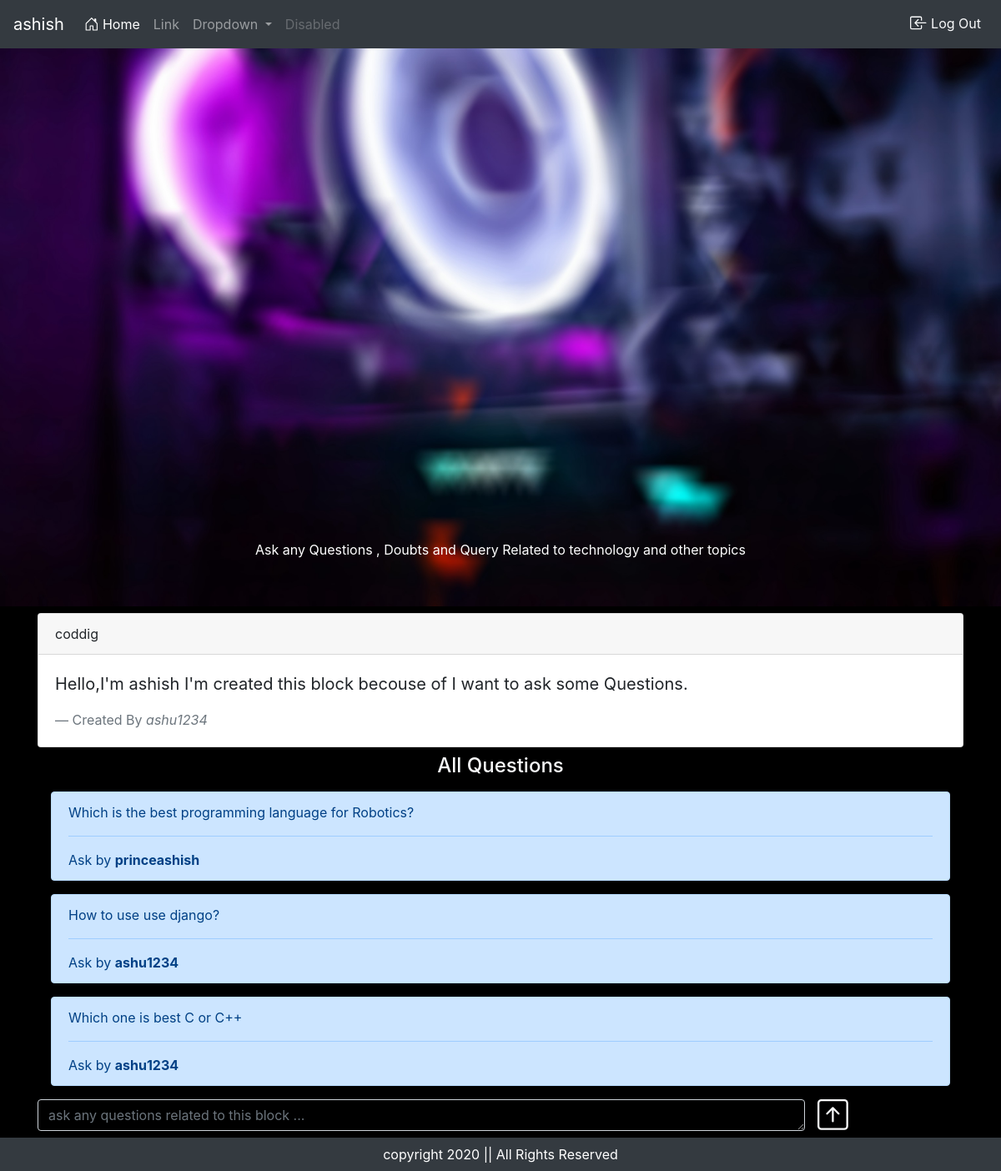
The app's page /questions?block=coddig (signed in) with its own data.
### forumApp/models/forumuser.py (models this page shows, shortened)
class ForumUser(models.Model):
  first_name = models.CharField(max_length=50)
  last_name = models.CharField(max_length=50)
  user_name = models.CharField(max_length=50)
  e_mail = models.EmailField()
  password = models.CharField(max_length=500)

### forumApp/models/blocks.py (models this page shows)
class Blocks(models.Model):
  title = models.CharField(max_length=200)
  description = models.CharField(max_length=1000)
  user_id = models.ForeignKey(ForumUser,on_delete=models.CASCADE)
  def __str__(self):
    return self.title

### forumApp/models/questions.py (models this page shows)
class Questions (models.Model):
  question = models.TextField()
  user_id = models.ForeignKey(ForumUser,on_delete=models.CASCADE)
  block_obj = models.ForeignKey(Blocks,on_delete=models.CASCADE)
  def __str__(self):
    return self.question

### forumApp/views.py (the view)
# urls.py: path('questions',views.question,name='question'),
def question(request):
  if request.method == "GET":
    login = False
    session = None
    allBlocks = Blocks.objects.all()
    getData = request.GET['block']
    getObj = Blocks.objects.filter(title=getData)[0]
    allQuestions = Questions.objects.filter(block_obj=getObj)
    print("filtered object ",allQuestions)
    try:
      session = {
        "username":request.session['usernamelgn'],
        "firstname":request.session['fname'],
        "lastname":request.session['lname'],
        "user_id":request.session['user_id'],
        "email":request.session['email'],
        "isLogin":True
      }
      login = True
    except:
      print('annonymous user')
      return render(request,'home/questions.html',{"getObj":getObj,"allQuestions":allQuestions})
    if login:
      return render(request,'home/questions.html',{"session":session,"getObj":getObj,"allQuestions":allQuestions})

### forumApp/templates/home/questions.html (shortened to what this page needs)
{% extends 'home/index.html' %}
{% load static %}
{% block style %}
<link rel="stylesheet" href="{% static 'css/home.css' %}">
{% endblock %}
{% block body %}
    <div class="container mt-2">
      <div class="card">
        <div class="card-header">
           {{getObj.title}}
        </div>
        <div class="card-body">
          <blockquote class="blockquote mb-0">
             <p>{{getObj.description}}</p>
             <footer class="blockquote-footer">Created By <cite title="Source Title">{{getObj.user_id.user_name}}</cite></footer>
          </blockquote>
        </div>
      </div>
    </div>
    <h4 class="text-light text-center mt-2">All Questions</h4>
    <div class="container">
    {% if allQuestions %}
    {% for question in allQuestions %}
    <a href="answers?question={{question}}&block={{getObj}}" class="text-dark div-link">
    <div class="alert alert-primary m-3" role="alert">
         <p>{{question.question}}</p>
         <hr>
         <p class="m-0">Ask by <b>{{question.user_id.user_name}}</b></p>
      </div>
    </a>
    {% endfor %}
    {% else %}
      <div class="alert alert-primary m-3" role="alert">
         <p>No Questions</p>
         <hr>
         <p class="m-0">Be the first person to ask <b>Question</b></p>
      </div>
    {% endif %}
    </div>
    {% if session.isLogin %}
      <div class="container mb-3">
        <form method="post" action="addQuestion">
          <div class="row">
            <div class="form-group col-10 mr-0" id="dv-form">
              <textarea class="form-control" required id="text" rows="1" name="question" placeholder="ask any questions related to this block ..."></textarea>
            </div>
            <div class="col m-0 p-0 pr-3">
              <button type="submit" class="m-0 p-0" id="subq">
              </button>
            </div>
          </div>
        </form>
      </div>
    {% endif %}
{% endblock %}

### forumApp/templates/home/index.html (shortened to what this page needs)
{% load static %}
<!doctype html>
<html lang="en">
<head>
  <link rel="stylesheet" href="{% static 'css/style.css' %}">
  {% block style %}{% endblock %}
  <link rel="stylesheet" href="https://stackpath.bootstrapcdn.com/bootstrap/4.5.2/css/bootstrap.min.css">
</head>
<body class="body">
  <nav class="navbar navbar-expand-lg navbar-dark bg-dark fixed-top">
    <a class="navbar-brand" href="#">
      {% if session.isLogin %}
        {{session.username}}
      {% else %}
          Navbar
      {% endif %}
      </a>
    <div class="collapse navbar-collapse" id="navbarSupportedContent">
      <ul class="navbar-nav mr-auto">
        <li class="nav-item active">
          <a class="nav-link" href="/">
            Home <span class="sr-only">(current)</span>
          </a>
        </li>
        <li class="nav-item">
          <a class="nav-link" href="#">Link</a>
        </li>
        <li class="nav-item dropdown">
          <a class="nav-link dropdown-toggle" href="#" id="navbarDropdown" role="button" data-toggle="dropdown" aria-haspopup="true" aria-expanded="false">
            Dropdown
          </a>
        </li>
        <li class="nav-item">
          <a class="nav-link disabled" tabindex="-1" aria-disabled="true">Disabled</a>
        </li>
      </ul>
      <ul class="nav navbar-nav my-2 my-lg-0">
       {% if not session.isLogin %}
        <li class="nav-item text-light" data-toggle="modal" data-target="#signup">
          <div class="text-light nav-link">
            <svg width="1.1em" height="1.1em" viewBox="0 0 16 16" class="bi bi-file-earmark-person mb-1" fill="currentColor" xmlns="http://www.w3.org/2000/svg">
              <path d="M4 0h5.5v1H4a1 1 0 0 0-1 1v12a1 1 0 0 0 1 1h8a1 1 0 0 0 1-1V4.5h1V14a2 2 0 0 1-2 2H4a2 2 0 0 1-2-2V2a2 2 0 0 1 2-2z" />
              <path d="M9.5 3V0L14 4.5h-3A1.5 1.5 0 0 1 9.5 3z" />
              <path fill-rule="evenodd" d="M8 11a3 3 0 1 0 0-6 3 3 0 0 0 0 6z" />
              <path d="M8 12c4 0 5 1.755 5 1.755V14a1 1 0 0 1-1 1H4a1 1 0 0 1-1-1v-.245S4 12 8 12z" />
            </svg>
            Sign Up
          </div>
        </li>
        <li class="nav-item text-light" data-toggle="modal" data-target="#login">
          <div class="text-light nav-link">
            <svg width="1.3em" height="1.3em" viewBox="0 0 16 16" class="bi bi-box-arrow-in-right" fill="currentColor" xmlns="http://www.w3.org/2000/svg">
              <path fill-rule="evenodd" d="M6 3.5a.5.5 0 0 1 .5-.5h8a.5.5 0 0 1 .5.5v9a.5.5 0 0 1-.5.5h-8a.5.5 0 0 1-.5-.5v-2a.5.5 0 0 0-1 0v2A1.5 1.5 0 0 0 6.5 14h8a1.5 1.5 0 0 0 1.5-1.5v-9A1.5 1.5 0 0 0 14.5 2h-8A1.5 1.5 0 0 0 5 3.5v2a.5.5 0 0 0 1 0v-2z" />
              <path fill-rule="evenodd" d="M11.854 8.354a.5.5 0 0 0 0-.708l-3-3a.5.5 0 1 0-.708.708L10.293 7.5H1.5a.5.5 0 0 0 0 1h8.793l-2.147 2.146a.5.5 0 0 0 .708.708l3-3z" />
            </svg>
            Log In
          </div>
        </li>
       {% else %}
        <li class="nav-item text-light" data-toggle="modal" data-target="#logout">
          <div class="text-light nav-link">
            Log Out
          </div>
        </li>
       {% endif %}
      </ul>
    </div>
  </nav>
  <div class="p-4 mt-1"></div>
  <div id="carouselExampleCaptions" class="carousel slide" data-ride="carousel">
  <div class="carousel-inner">
    <div class="carousel-item active">
      <img src="{% static 'images/tech3.jpg' %}" class="d-block w-100" alt="image">
      <div class="carousel-caption d-block  d-mb-block mb-0"><br>
        <p>Ask any Questions , Doubts and Query Related to technology and other topics</p>
      </div>
    </div>
  </div>
</div>
 {% block body %}{% endblock %}
  <div class="mb-0 p-2"></div>
  <footer class="bg-dark fixed-bottom">
    <p class="text-white text-center p-2 mb-0">
      copyright 2020 || All Rights Reserved
    </p>
  </footer>
</body>
</html>

### forumApp/static/css/style.css (style rules this page uses)
.body { background: black; }

### forumApp/static/css/home.css (style rules this page uses)
.div-link { text-decoration: none; }
#text,#dv-form { background-color: transparent; color: white; }
#subq { background-color: transparent; border: none; }

### records on screen
ForumUser: username "ashish"
Blocks: title "coddig", description "Hello,I'm ashish I'm created this block becouse of I want to ask some Questions.", user_id.user_name "ashu1234"
Questions: question "Which is the best programming language for Robotics?", user_id.user_name "princeashish"
Questions: question "How to use use django?", user_id.user_name "ashu1234"
Questions: question "Which one is best C or C++", user_id.user_name "ashu1234"
